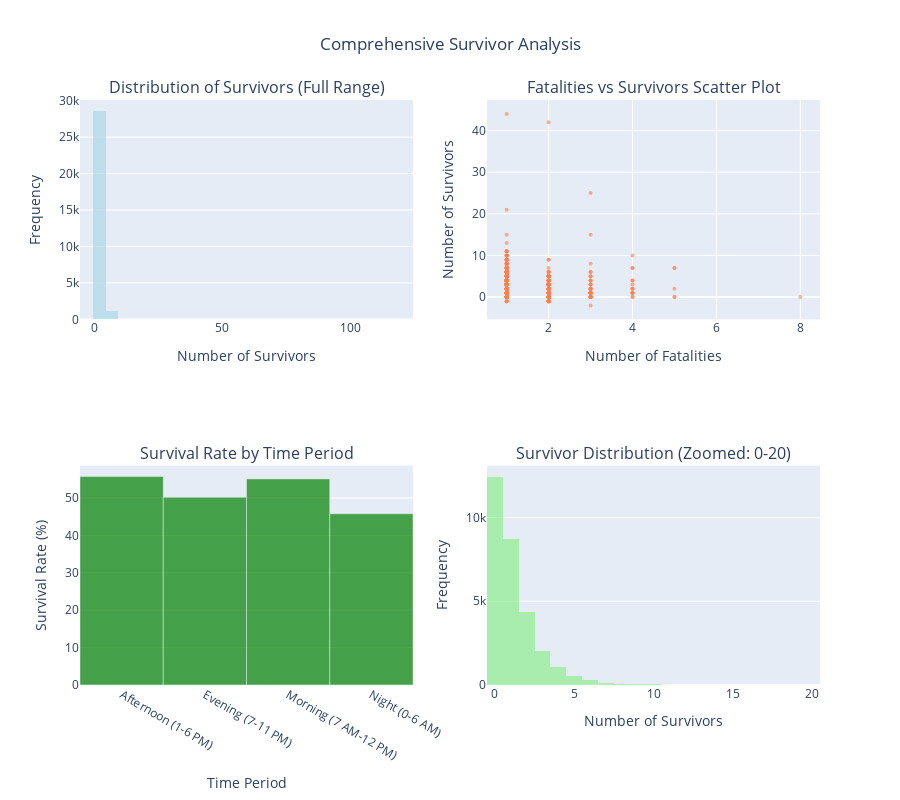

Source (notebook cell):
### Code cell
# ===============================================
# 9. SURVIVORS ANALYSIS: PEOPLE NOT DEAD
# ===============================================
# Create and analyze the distribution of survivors (people not dead)

import plotly.express as px
import plotly.graph_objects as go
from plotly.subplots import make_subplots

print("👥 SURVIVOR ANALYSIS: PEOPLE NOT DEAD")
print("=====================================")

# Check available columns that might contain person counts
people_cols = [col for col in df_new.columns if any(word in col.upper() for word in ['PERSON', 'FATAL', 'DEAD', 'ALIVE'])]
print(f"Available person-related columns: {people_cols}")
print()

# Determine which columns to use
if 'PERSONS' in df_new.columns and 'FATALS' in df_new.columns:
    # Create the new column: people_not_dead = PERSONS - FATALS
    df_new['people_not_dead'] = df_new['PERSONS'] - df_new['FATALS']
    
    print(f"✅ Created 'people_not_dead' column using: PERSONS - FATALS")
    print(f"Total records: {len(df_new):,}")
    
    # Check for data quality issues
    negative_count = (df_new['people_not_dead'] < 0).sum()
    print(f"⚠️  {negative_count} records have more fatalities than total persons")
    print("Keeping negative values as requested for data integrity...")
    
    # Display some examples of negative values
    if negative_count > 0:
        negative_examples = df_new[df_new['people_not_dead'] < 0][['PERSONS', 'FATALS', 'people_not_dead']].head(5)
        print(f"\nSample of negative values:")
        print(negative_examples.to_string())
    
else:
    print("❌ Required columns 'PERSONS' and 'FATALS' not found")
    print("Available columns:")
    print(df_new.columns.tolist())
    exit()

print()

# ===============================================
# DISTRIBUTION ANALYSIS
# ===============================================

print("📊 SURVIVOR DISTRIBUTION STATISTICS")
print("====================================")

# Basic statistics
survivor_stats = df_new['people_not_dead'].describe()
print("Survivor Statistics:")
print(survivor_stats)

print(f"\nAdditional metrics:")
print(f"Records with negative survivors: {(df_new['people_not_dead'] < 0).sum():,} ({(df_new['people_not_dead'] < 0).mean()*100:.1f}%)")
print(f"Records with zero survivors: {(df_new['people_not_dead'] == 0).sum():,} ({(df_new['people_not_dead'] == 0).mean()*100:.1f}%)")
print(f"Records with positive survivors: {(df_new['people_not_dead'] > 0).sum():,} ({(df_new['people_not_dead'] > 0).mean()*100:.1f}%)")

# ===============================================
# VISUALIZATIONS
# ===============================================

# Create comprehensive visualizations
fig = make_subplots(
    rows=2, cols=2,
    subplot_titles=[
        'Distribution of Survivors (Full Range)',
        'Fatalities vs Survivors Scatter Plot',
        'Survival Rate by Time Period',
        'Survivor Distribution (Zoomed: 0-20)'
    ],
    specs=[[{"secondary_y": False}, {"secondary_y": False}],
           [{"secondary_y": False}, {"secondary_y": False}]]
)

# Panel 1: Histogram of survivors (full range including negatives)
fig.add_trace(
    go.Histogram(x=df_new['people_not_dead'], nbinsx=50, name='Survivors',
                 marker_color='lightblue', opacity=0.7),
    row=1, col=1
)

# Panel 2: Scatter plot of fatalities vs survivors (sample for performance)
sample_size = min(5000, len(df_new))
sample_df = df_new.sample(n=sample_size, random_state=42)

fig.add_trace(
    go.Scatter(x=sample_df['FATALS'], y=sample_df['people_not_dead'],
               mode='markers', name='Incidents',
               marker=dict(color='coral', opacity=0.6, size=4),
               hovertemplate='Fatalities: %{x}<br>Survivors: %{y}<extra></extra>'),
    row=1, col=2
)

# Panel 3: Survival rate by time period
if 'time_period' in df_new.columns:
    time_survival = df_new.groupby('time_period').agg({
        'people_not_dead': 'mean',
        'FATALS': 'mean',
        'PERSONS': 'mean'
    }).reset_index()
    
    time_survival['survival_rate'] = (time_survival['people_not_dead'] / time_survival['PERSONS'] * 100).fillna(0)
    
    fig.add_trace(
        go.Bar(x=time_survival['time_period'], y=time_survival['survival_rate'],
               name='Survival Rate (%)', marker_color='green', opacity=0.7),
        row=2, col=1
    )

# Panel 4: Zoomed histogram (0-20 survivors)
survivor_zoomed = df_new[(df_new['people_not_dead'] >= 0) & (df_new['people_not_dead'] <= 20)]
fig.add_trace(
    go.Histogram(x=survivor_zoomed['people_not_dead'], nbinsx=21, name='Survivors (0-20)',
                 marker_color='lightgreen', opacity=0.7),
    row=2, col=2
)

# Update layout
fig.update_layout(
    title_text="Comprehensive Survivor Analysis",
    title_x=0.5,
    height=800,
    showlegend=False
)

# Update axis labels
fig.update_xaxes(title_text="Number of Survivors", row=1, col=1)
fig.update_yaxes(title_text="Frequency", row=1, col=1)

fig.update_xaxes(title_text="Number of Fatalities", row=1, col=2)
fig.update_yaxes(title_text="Number of Survivors", row=1, col=2)

fig.update_xaxes(title_text="Time Period", row=2, col=1)
fig.update_yaxes(title_text="Survival Rate (%)", row=2, col=1)

fig.update_xaxes(title_text="Number of Survivors", row=2, col=2)
fig.update_yaxes(title_text="Frequency", row=2, col=2)

fig.show()

# ===============================================
# DETAILED ANALYSIS BY CATEGORIES
# ===============================================

print(f"\n🔍 DETAILED SURVIVOR ANALYSIS")
print("=" * 50)

# Categorize survivor counts
def categorize_survivors(count):
    if count < 0:
        return "Data Error (Negative)"
    elif count == 0:
        return "No Survivors"
    elif count == 1:
        return "1 Survivor"
    elif count <= 5:
        return "2-5 Survivors"
    elif count <= 10:
        return "6-10 Survivors"
    else:
        return "10+ Survivors"

df_new['survivor_category'] = df_new['people_not_dead'].apply(categorize_survivors)

# Count by category
survivor_counts = df_new['survivor_category'].value_counts()
print("Survivor Categories:")
for category, count in survivor_counts.items():
    percentage = (count / len(df_new)) * 100
    print(f"  {category:<20}: {count:>8,} ({percentage:>5.1f}%)")

print()

# ===============================================
# SURVIVAL RATE ANALYSIS
# ===============================================

print("💚 SURVIVAL RATE ANALYSIS")
print("=" * 30)

# Calculate survival rates (excluding negative values for meaningful rates)
valid_data = df_new[df_new['PERSONS'] > 0].copy()
valid_data['survival_rate'] = (valid_data['people_not_dead'] / valid_data['PERSONS'] * 100).clip(0, 100)

survival_rate_stats = valid_data['survival_rate'].describe()
print("Survival Rate Statistics (%):")
print(survival_rate_stats)

print(f"\nSurvival Rate Categories:")
print(f"  100% survival: {(valid_data['survival_rate'] == 100).sum():,} incidents ({(valid_data['survival_rate'] == 100).mean()*100:.1f}%)")
print(f"  90-99% survival: {((valid_data['survival_rate'] >= 90) & (valid_data['survival_rate'] < 100)).sum():,} incidents")
print(f"  50-89% survival: {((valid_data['survival_rate'] >= 50) & (valid_data['survival_rate'] < 90)).sum():,} incidents")
print(f"  0-49% survival: {((valid_data['survival_rate'] >= 0) & (valid_data['survival_rate'] < 50)).sum():,} incidents")

# ===============================================
# SUMMARY INSIGHTS
# ===============================================

print(f"\n🎯 KEY INSIGHTS")
print("=" * 20)

total_persons = df_new['PERSONS'].sum()
total_fatals = df_new['FATALS'].sum()
total_survivors = df_new['people_not_dead'].sum()

print(f"OVERALL STATISTICS:")
print(f"  Total persons involved: {total_persons:,}")
print(f"  Total fatalities: {total_fatals:,}")
print(f"  Total survivors: {total_survivors:,}")
print(f"  Overall survival rate: {(total_survivors/total_persons*100):.1f}%")

print(f"\nDATA QUALITY:")
print(f"  Records processed: {len(df_new):,}")
print(f"  Data anomalies (negative survivors): {negative_count:,}")
print(f"  Valid survival calculations: {len(valid_data):,}")

print(f"\nDISTRIBUTION HIGHLIGHTS:")
most_common_category = survivor_counts.index[0]
most_common_count = survivor_counts.iloc[0]
print(f"  Most common outcome: {most_common_category} ({most_common_count:,} cases)")
print(f"  Median survivors per incident: {df_new['people_not_dead'].median():.1f}")
print(f"  Average survivors per incident: {df_new['people_not_dead'].mean():.2f}")

# Create a simple distribution table for easy reference
print(f"\n📋 QUICK REFERENCE TABLE:")
print("=" * 40)
distribution_table = pd.DataFrame({
    'Category': survivor_counts.index,
    'Count': survivor_counts.values,
    'Percentage': (survivor_counts.values / len(df_new) * 100).round(1)
})
print(distribution_table.to_string(index=False))

### Figure 1 — Plotly figure (JSON) as saved in the notebook; plotly's stock layout.template omitted (floating-point values rounded to 4 significant figures; data arrays with more than 128 entries replaced by an {"elided": "..."} marker saying what was removed)
{"data": [{"marker": {"color": "lightblue"}, "name": "Survivors", "nbinsx": 50, "opacity": 0.7, "type": "histogram", "x": {"elided": "29875 int values"}, "xaxis": "x", "yaxis": "y"}, {"hovertemplate": "Fatalities: %{x}<br>Survivors: %{y}<extra></extra>", "marker": {"color": "coral", "opacity": 0.6, "size": 4}, "mode": "markers", "name": "Incidents", "type": "scatter", "x": {"elided": "5000 int values"}, "xaxis": "x2", "y": {"elided": "5000 int values"}, "yaxis": "y2"}, {"marker": {"color": "green"}, "name": "Survival Rate (%)", "opacity": 0.7, "type": "bar", "x": ["Afternoon\n(1-6 PM)", "Evening\n(7-11 PM)", "Morning\n(7 AM-12 PM)", "Night\n(0-6 AM)"], "xaxis": "x3", "y": [55.73, 50.23, 55.09, 45.77], "yaxis": "y3"}, {"marker": {"color": "lightgreen"}, "name": "Survivors (0-20)", "nbinsx": 21, "opacity": 0.7, "type": "histogram", "x": {"elided": "29772 int values"}, "xaxis": "x4", "yaxis": "y4"}], "layout": {"annotations": [{"font": {"size": 16}, "showarrow": false, "text": "Distribution of Survivors (Full Range)", "x": 0.225, "xanchor": "center", "xref": "paper", "y": 1, "yanchor": "bottom", "yref": "paper"}, {"font": {"size": 16}, "showarrow": false, "text": "Fatalities vs Survivors Scatter Plot", "x": 0.775, "xanchor": "center", "xref": "paper", "y": 1, "yanchor": "bottom", "yref": "paper"}, {"font": {"size": 16}, "showarrow": false, "text": "Survival Rate by Time Period", "x": 0.225, "xanchor": "center", "xref": "paper", "y": 0.375, "yanchor": "bottom", "yref": "paper"}, {"font": {"size": 16}, "showarrow": false, "text": "Survivor Distribution (Zoomed: 0-20)", "x": 0.775, "xanchor": "center", "xref": "paper", "y": 0.375, "yanchor": "bottom", "yref": "paper"}], "height": 800, "showlegend": false, "title": {"text": "Comprehensive Survivor Analysis", "x": 0.5}, "xaxis": {"anchor": "y", "domain": [0, 0.45], "title": {"text": "Number of Survivors"}}, "xaxis2": {"anchor": "y2", "domain": [0.55, 1], "title": {"text": "Number of Fatalities"}}, "xaxis3": {"anchor": "y3", "domain": [0, 0.45], "title": {"text": "Time Period"}}, "xaxis4": {"anchor": "y4", "domain": [0.55, 1], "title": {"text": "Number of Survivors"}}, "yaxis": {"anchor": "x", "domain": [0.625, 1], "title": {"text": "Frequency"}}, "yaxis2": {"anchor": "x2", "domain": [0.625, 1], "title": {"text": "Number of Survivors"}}, "yaxis3": {"anchor": "x3", "domain": [0, 0.375], "title": {"text": "Survival Rate (%)"}}, "yaxis4": {"anchor": "x4", "domain": [0, 0.375], "title": {"text": "Frequency"}}}}
